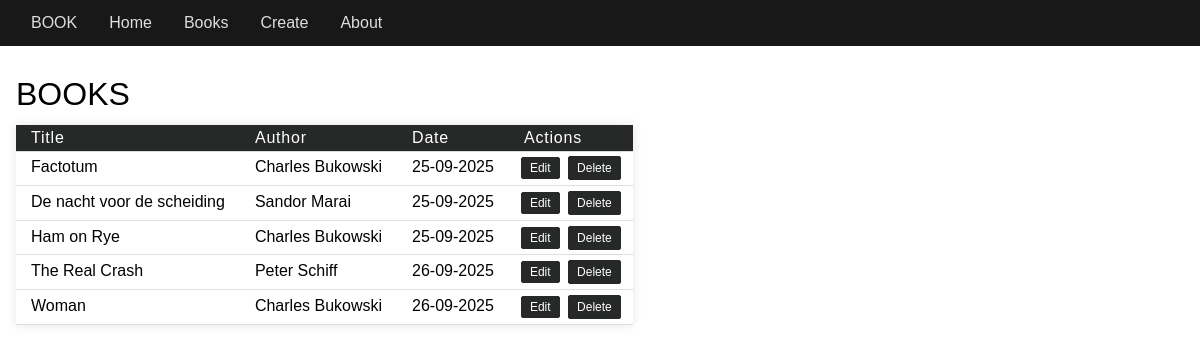
Before: /books with the older database file.
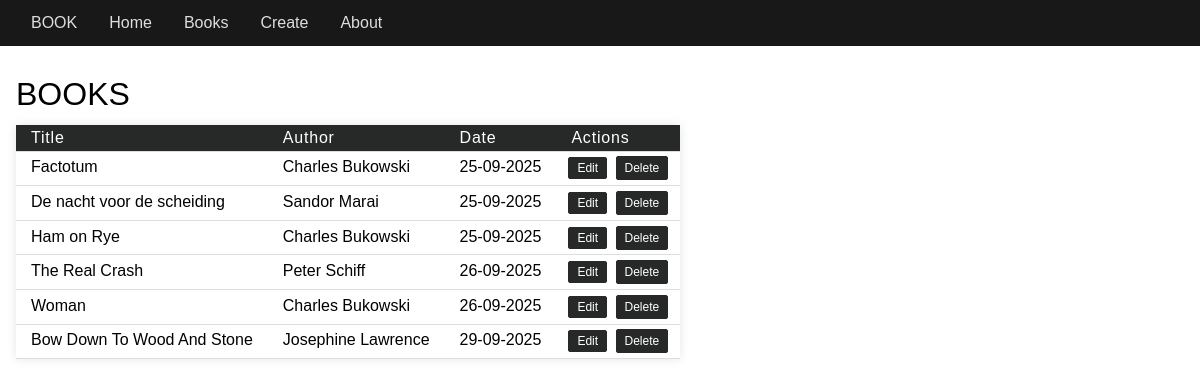
After: the same page with the newer database file.
### tables this page shows
CREATE TABLE books (id INTEGER PRIMARY KEY, title TEXT (100) NOT NULL, author TEXT (30) NOT NULL, date_published DATE NOT NULL, cover TEXT (50) NOT NULL DEFAULT "default.jpg");

### server.py (the view)
@app.route('/books')
def books():
    cursor = get_db().cursor()
    cursor.execute('SELECT * FROM books')
    books = cursor.fetchall()
    cursor.close()
    return render_template('books.html', books=books)

### server.py (called while the page is built)
def get_db():
    if "db" not in g:
        g.db = sqlite3.connect(DATABASE)
        g.db.row_factory = sqlite3.Row
    return g.db

### templates/books.html
{% extends "layout.html" %}
{% block content %}
<h1>BOOKS</h1>
<table>
  <thead>
    <tr>
      <th>Title</th>
      <th>Author</th>
      <th>Date</th>
      <th>Actions</th>
    </tr>
  </thead>
  <tbody>
    {% for book in books %}
    <tr>
      <td>{{ book.title }}</td>
      <td>{{ book.author }}</td>
      <td>{{ book.date_published[:10] }}</td>
      <td>
        <a href="{{ url_for('bookEdit', book_id=book.id) }}" class="btn btn-edit">Edit</a>
        <form action="{{ url_for('bookDelete', book_id=book.id) }}" method="POST" style="display: inline;">
          <button type="submit" class="btn btn-delete" onclick="return confirm('Are you sure you want to delete this book?')">Delete</button>
        </form>
      </td>
    </tr>
    {% endfor %}
  </tbody>
</table>
{% endblock content %}

### templates/layout.html (shortened to what this page needs)
<!DOCTYPE html>
<html>
<head>
	<link rel="stylesheet" type="text/css" href="{{ url_for('static', filename='main.css') }}">
</head>
<body>
	<header>
		<nav class="navbar">
			<ul class="navbar-list">
				<li class="navbar-item"><a href="/">BOOK</a></li>
				<li class="navbar-item"><a href="{{ url_for('home') }}">Home</a></li>
				<li class="navbar-item"><a href="{{ url_for('books') }}">Books</a></li>
				<li class="navbar-item"><a href="{{ url_for('bookCreate') }}">Create</a></li>
				<li class="navbar-item"><a href="{{ url_for('about') }}">About</a></li>
			</ul>
		</nav>
	</header>
	<main>
			<div>
				{% block content %}{% endblock %}
			</div>
	</main>
</body>
</html>

### static/main.css (style rules this page uses)
html, body, div, span, applet, object, iframe, h1, h2, h3, h4, h5, h6, p, blockquote, pre, a, abbr, acronym, address, big, cite, code, del, dfn, em, img, ins, kbd, q, s, samp, small, strike, strong, sub, sup, tt, var, b, u, i, center, dl, dt, dd, ol, ul, li, fieldset, form, label, legend, table, caption, tbody, tfoot, thead, tr, th, td, article, aside, canvas, details, embed, figure, figcaption, footer, header, hgroup, menu, nav, output, ruby, section, summary, time, mark, audio, video { margin: 0; padding: 0; border: 0; font-size: 100%; font: inherit; vertical-align: baseline; }
article, aside, details, figcaption, figure, footer, header, hgroup, menu, nav, section { display: block; }
body { line-height: 1; }
ol, ul { list-style: none; }
table { border-collapse: collapse; border-spacing: 0; }
body { font-family: Verdana, Geneva, Tahoma, sans-serif; }
.navbar { background-color: #181819; padding: 15px; }
.navbar-list { list-style: none; margin: 0; padding: 0; display: flex; }
.navbar-item a { padding: 13px 16px; text-decoration: none; color: #dedede; }
h1 { text-align: left; font-size: 2rem; margin-top: 2rem; padding-left: 1rem; }
table { margin-top: 15px; margin-left: 1rem; margin-right: 1rem; background: white; box-shadow: 0 0 10px rgba(0,0,0,0.1); }
th, td { padding: 0.3rem 15px; text-align: left; border-bottom: 1px solid #ddd; }
th { background-color: #272828; color: white; letter-spacing: 0.05em; }
.btn { padding: 4px 8px; text-decoration: none; border: none; border-radius: 2px; cursor: pointer; font-size: 12px; font-family: Verdana, Geneva, Tahoma, sans-serif; margin: 0 2px; display: inline-block; text-align: center; }
.btn-edit { background-color: #272828; color: white; border: 1px solid #272828; }
.btn-delete { background-color: #272828; color: white; border: 1px solid #272828; }
td:last-child { padding: 0.3rem 10px; }

Changed rows visible on the page:
added books: title "Bow Down To Wood And Stone", author "Josephine Lawrence", date_published "29-09-2025"
